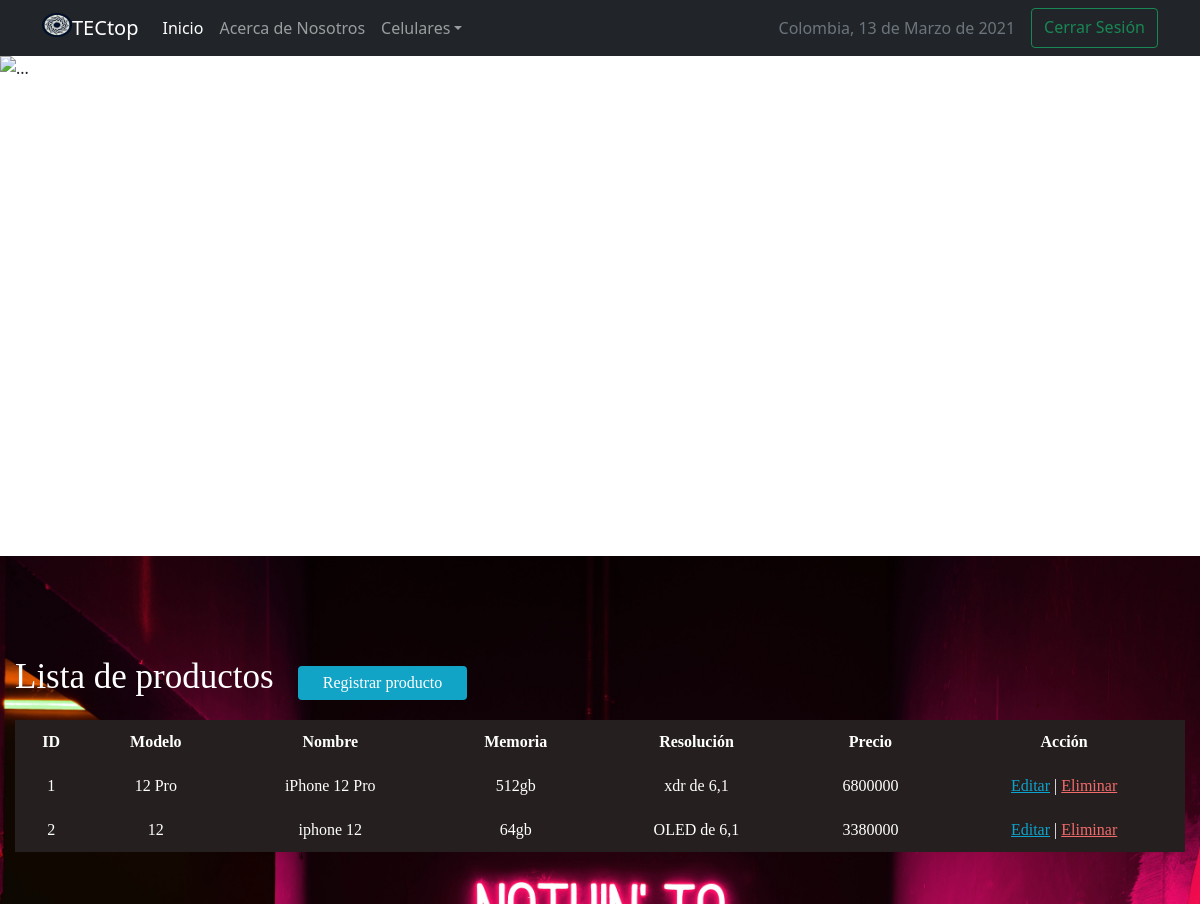
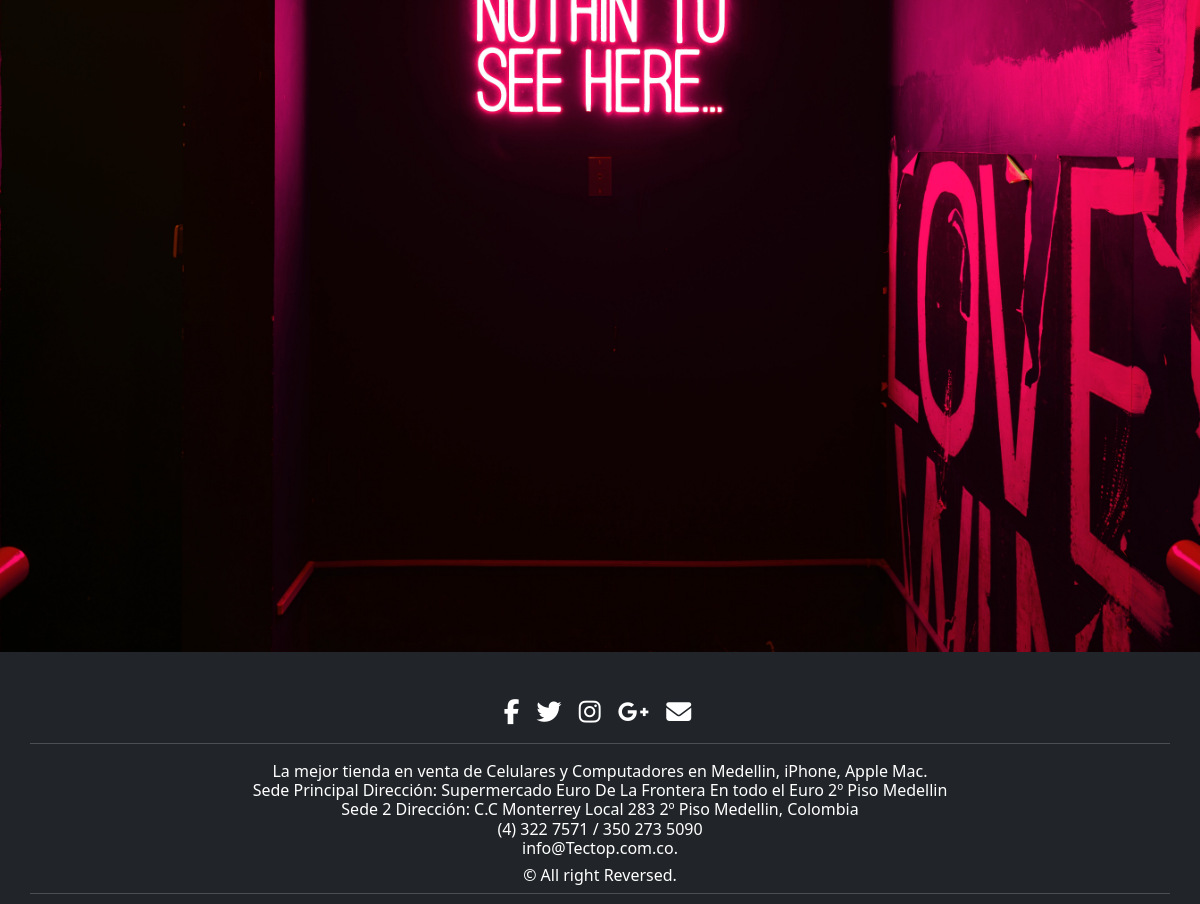
The page /lista_cel.php (signed in) on the database its author committed (2 pictures, top to bottom).
### tables this page shows
CREATE TABLE iphone(
id_ip int not null AUTO_INCREMENT ,
modelo_ip varchar (20) not null,
nombre_ip varchar (20) not null,
memoria_ip varchar (20) not null,
resolucion_ip varchar (20) not null,
precio_ip int (20) not null,
primary key (id_ip));

### enlaces/functions.php (called while the page is built, shortened)
<?php
	function fechaC(){
		$mes = array("","Enero",
					  "Febrero",
					  "Marzo",
					  "Abril",
					  "Mayo",
					  "Junio",
					  "Julio",
					  "Agosto",
					  "Septiembre",
					  "Octubre",
					  "Noviembre",
					  "Diciembre");
		return date('d')." de ". $mes[date('n')] . " de " . date('Y');
	}
 ?>

### conexion/open.php (called while the page is built, shortened)
<?php
$tb4 = "iphone";
?>

### lista_cel.php (the view, shortened to what this page needs)
<?php
    include("conexion/open.php")
?>
<!DOCTYPE html>
<html lang="es">
<head>
	<?php include "enlaces/head.php"; ?>
</head>
<body>
<?php include "enlaces/nav.php"; ?>
<?php include "enlaces/carru.php"; ?>
<section class="fron" id="container">
    <h1>Lista de productos</h1>
    <a href="registro_cel.php" class="btn_new">Registrar producto</a>
    <table>
        <tr>
            <th>ID</th>
            <th>Modelo</th>
            <th>Nombre</th>
            <th>Memoria</th>
            <th>Resolución</th>
            <th>Precio</th>
            <th>Acción</th>
        </tr>
        <?php
        $query = Mysqli_query($conexion, "SELECT*FROM $tb4");
        $result = mysqli_num_rows($query);
        if($result > 0){
            while($data = mysqli_fetch_array($query)){
        ?>
        <tr>
            <td><?php echo $data['id_ip']?></td>
            <td><?php echo $data['modelo_ip']?></td>
            <td><?php echo $data['nombre_ip']?></td>
            <td><?php echo $data['memoria_ip']?></td>
            <td><?php echo $data['resolucion_ip']?></td>
            <td><?php echo $data['precio_ip']?></td>
            <td>
                <a class="link_edit" href="act_cel.php?id=<?php echo $data['id_ip']?>">Editar</a>
                |
                <a class="link_delete" href="del_conf_cel.php?id=<?php echo $data['id_ip']?>">Eliminar</a>
            </td>
        </tr>
    <?php
            }
        }
    ?>
    </table>
</section>
<?php
include("enlaces/footer.php")
?>
</body>
</html>

### enlaces/head.php (shortened to what this page needs)
   <link href="https://cdn.jsdelivr.net/npm/bootstrap@5.0.0-beta2/dist/css/bootstrap.min.css" rel="stylesheet">
<link rel="stylesheet" href="css/estilos.css">
<link rel="stylesheet" href="css/foot.css">
<?php include "functions.php"; ?>

### enlaces/nav.php (shortened to what this page needs)
<header>
	<nav class="navbar navbar-expand-lg navbar-dark bg-dark">
        <div class="container">
            <a class="navbar-brand" href="#">
    	        <img src="img/giro.png" alt="" width="30" height="24" class="d-inline-block align-top">TECtop
            </a>
            <div class="collapse navbar-collapse" id="navbarSupportedContent">
                <ul class="navbar-nav me-auto mb-2 mb-lg-0">
                    <li class="nav-item">
                        <a class="nav-link active" aria-current="page" href="menu.php">Inicio</a>
                    </li>
                    <li class="nav-item">
                        <a class="nav-link" href="we.php">Acerca de Nosotros</a>
                    </li>
                    <li class="nav-item dropdown">
                        <a class="nav-link dropdown-toggle" href="#" id="navbarDropdown" role="button" data-bs-toggle="dropdown" aria-expanded="false">Celulares</a>
                    </li>
                </ul>
                <div class="d-flex">
                    <a class="nav-link disabled" href="#" tabindex="-1" aria-disabled="true">Colombia, <?php echo fechaC(); ?></a>
                    <a class="btn btn-outline-success" href="salir.php" role="button">Cerrar Sesión</a>
                </div>
            </div>
        </div>
    </nav>
</header>

### enlaces/carru.php (shortened to what this page needs)
<div id="carouselExampleInterval" class="carousel slide" data-bs-ride="carousel">
  <div class="carousel-inner">
    <div class="carousel-item" data-bs-interval="2000">
      <img src="img/celulares.jpg" class="d-block w-100" alt="...">
    </div>
  </div>
  <button class="carousel-control-prev" type="button" data-bs-target="#carouselExampleInterval"  data-bs-slide="prev">
    <span class="carousel-control-prev-icon" aria-hidden="true"></span>
  </button>
  <button class="carousel-control-next" type="button" data-bs-target="#carouselExampleInterval"  data-bs-slide="next">
    <span class="carousel-control-next-icon" aria-hidden="true"></span>
  </button>
</div>

### enlaces/footer.php
<section id="footer">
		<div class="container">
			<div class="row">
				<div class="col-xs-12 col-sm-12 col-md-12 mt-2 mt-sm-5">
					<ul class="list-unstyled list-inline social text-center">
                    <li class="list-inline-item"><a href="https://m.facebook.com/"><i class="fab fa-facebook-f" padding: 60px 0;></i></a></li>
						<li class="list-inline-item"><a href="https://twitter.com/"><i class="fab fa-twitter"></i></a></li>
						<li class="list-inline-item"><a href="https://www.instagram.com/"><i class="fab fa-instagram"></i></a></li>
						<li class="list-inline-item"><a href="https://myaccount.google.com/"><i class="fab fa-google-plus-g"></i></i></a></li>
						<li class="list-inline-item"><a href="https://www.google.com/intl/es/gmail/about/#" target="_blank"><i class="fas fa-envelope"></i></a></li>
					</ul>
				</div>
				<hr>
			</div>
			<div class="row">
				<div class="col-xs-12 col-sm-12 col-md-12 mt-2 mt-sm-2 text-center text-white">
					<p class="h6">La mejor tienda en venta de Celulares y Computadores en Medellin, iPhone, Apple  Mac. <br>
					Sede Principal Dirección: Supermercado Euro De La Frontera En todo el Euro 2º Piso Medellin <br>
					Sede 2 Dirección: C.C Monterrey Local 283 2º Piso Medellin, Colombia <br>
					(4) 322 7571 / 350 273 5090<br>
					info@Tectop.com.co.</p>
					<p class="h6">© All right Reversed.<a class="text-green ml-2"></a></p>
				</div>
				<hr>
			</div>
		</div>
</section>

### css/estilos.css (style rules this page uses)
* { margin: 0; padding: 0; box-sizing: border-box; }
.fron { background-image: url("../img/fron.jpg"); background-color: #448cad; height: 1000px; background-position: center; background-repeat: no-repeat; background-size: cover; }
.navbar { margin-bottom: 0px; }
.carousel-inner { height: 500px; }
.carousel-item img { height: 500px; }
#container { padding: 90px 15px 15px; }
hr { border: 0; background: #CCC; height: 1px; margin: 10px 0; display: block; }
#container h1 { font-family: 'Lucida Sans'; font-size: 35px; display: inline-block; color: white; }
.btn_new { text-decoration: none; font-family: 'Lucida Sans'; display: inline-block; background: #12a4c6; color: white; padding: 5px 25px; border-radius: 4px; margin: 20px; }
table { border-collapse: collapse; font-size: 12pt; font-family: 'Lucida Sans'; width: 100%; }
table th { text-align: center; padding: 10px; background: #261F1F; color: white; }
table td { text-align: center; padding: 10px; background: #261F1F; color: white; }
.link_edit { color: #0ca4ce; }
.link_delete { color: #f26b6b; }

### css/foot.css (style rules this page uses)
section { padding: 0px; }
#footer { background: #212529; }
#footer ul.social li a i { margin-right: 5px; font-size:25px; transition: .5s all ease; }
#footer ul.social li a, #footer ul.quick-links li a { color:#ffffff; }

### rows shown on the page
iphone: id_ip "1", modelo_ip "12 Pro", nombre_ip "iPhone 12 Pro", memoria_ip "512gb", resolucion_ip "xdr de 6,1", precio_ip "6800000"
iphone: id_ip "2", modelo_ip "12", nombre_ip "iphone 12", memoria_ip "64gb", resolucion_ip "OLED de 6,1", precio_ip "3380000"

### other values the page prints
fechaC() "13 de Marzo de 2021"
